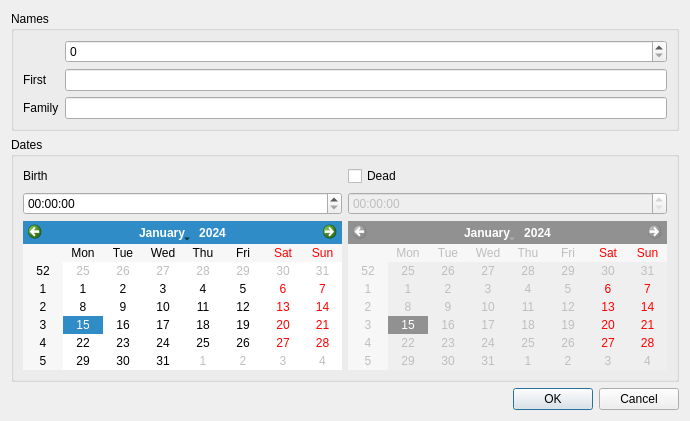
<?xml version="1.0" encoding="UTF-8"?>
<ui version="4.0">
 <class>EditPerson</class>
 <widget class="QDialog" name="EditPerson">
  <property name="geometry">
   <rect>
    <x>0</x>
    <y>0</y>
    <width>690</width>
    <height>413</height>
   </rect>
  </property>
  <property name="windowTitle">
   <string>Dialog</string>
  </property>
  <layout class="QGridLayout" name="gridLayout_2">
   <item row="3" column="0">
    <widget class="QDialogButtonBox" name="buttonBox">
     <property name="orientation">
      <enum>Qt::Horizontal</enum>
     </property>
     <property name="standardButtons">
      <set>QDialogButtonBox::Cancel|QDialogButtonBox::Ok</set>
     </property>
    </widget>
   </item>
   <item row="2" column="0">
    <layout class="QGridLayout" name="gridLayout">
     <item row="1" column="1">
      <widget class="QGroupBox" name="groupBox_2">
       <property name="title">
        <string>Dates</string>
       </property>
       <layout class="QGridLayout" name="gridLayout_4">
        <item row="0" column="1">
         <widget class="QCheckBox" name="isDead">
          <property name="enabled">
           <bool>true</bool>
          </property>
          <property name="text">
           <string>Dead</string>
          </property>
          <property name="checked">
           <bool>false</bool>
          </property>
         </widget>
        </item>
        <item row="2" column="0">
         <widget class="QCalendarWidget" name="birthDate"/>
        </item>
        <item row="0" column="0">
         <widget class="QLabel" name="label">
          <property name="text">
           <string>Birth</string>
          </property>
         </widget>
        </item>
        <item row="2" column="1">
         <widget class="QCalendarWidget" name="deathDate">
          <property name="enabled">
           <bool>false</bool>
          </property>
          <property name="dateEditEnabled">
           <bool>true</bool>
          </property>
         </widget>
        </item>
        <item row="1" column="0">
         <widget class="QTimeEdit" name="birthTime"/>
        </item>
        <item row="1" column="1">
         <widget class="QTimeEdit" name="deathTime">
          <property name="enabled">
           <bool>false</bool>
          </property>
         </widget>
        </item>
       </layout>
      </widget>
     </item>
     <item row="0" column="1">
      <widget class="QGroupBox" name="groupBox_5">
       <property name="title">
        <string>Names</string>
       </property>
       <layout class="QGridLayout" name="gridLayout_6">
        <item row="2" column="0">
         <widget class="QLabel" name="label_3">
          <property name="text">
           <string>Family</string>
          </property>
         </widget>
        </item>
        <item row="2" column="1">
         <widget class="QLineEdit" name="familyName"/>
        </item>
        <item row="1" column="0">
         <widget class="QLabel" name="label_2">
          <property name="text">
           <string>First</string>
          </property>
         </widget>
        </item>
        <item row="1" column="1">
         <widget class="QLineEdit" name="firstName"/>
        </item>
        <item row="0" column="1">
         <widget class="QSpinBox" name="id"/>
        </item>
       </layout>
      </widget>
     </item>
    </layout>
   </item>
  </layout>
 </widget>
 <tabstops>
  <tabstop>firstName</tabstop>
  <tabstop>familyName</tabstop>
  <tabstop>birthTime</tabstop>
  <tabstop>birthDate</tabstop>
  <tabstop>isDead</tabstop>
  <tabstop>deathTime</tabstop>
  <tabstop>deathDate</tabstop>
 </tabstops>
 <resources/>
 <connections>
  <connection>
   <sender>buttonBox</sender>
   <signal>accepted()</signal>
   <receiver>EditPerson</receiver>
   <slot>accept()</slot>
   <hints>
    <hint type="sourcelabel">
     <x>260</x>
     <y>408</y>
    </hint>
    <hint type="destinationlabel">
     <x>157</x>
     <y>274</y>
    </hint>
   </hints>
  </connection>
  <connection>
   <sender>buttonBox</sender>
   <signal>rejected()</signal>
   <receiver>EditPerson</receiver>
   <slot>reject()</slot>
   <hints>
    <hint type="sourcelabel">
     <x>328</x>
     <y>408</y>
    </hint>
    <hint type="destinationlabel">
     <x>286</x>
     <y>274</y>
    </hint>
   </hints>
  </connection>
  <connection>
   <sender>isDead</sender>
   <signal>toggled(bool)</signal>
   <receiver>deathDate</receiver>
   <slot>setEnabled(bool)</slot>
   <hints>
    <hint type="sourcelabel">
     <x>394</x>
     <y>163</y>
    </hint>
    <hint type="destinationlabel">
     <x>423</x>
     <y>344</y>
    </hint>
   </hints>
  </connection>
  <connection>
   <sender>isDead</sender>
   <signal>toggled(bool)</signal>
   <receiver>deathTime</receiver>
   <slot>setEnabled(bool)</slot>
   <hints>
    <hint type="sourcelabel">
     <x>384</x>
     <y>150</y>
    </hint>
    <hint type="destinationlabel">
     <x>384</x>
     <y>183</y>
    </hint>
   </hints>
  </connection>
 </connections>
</ui>
